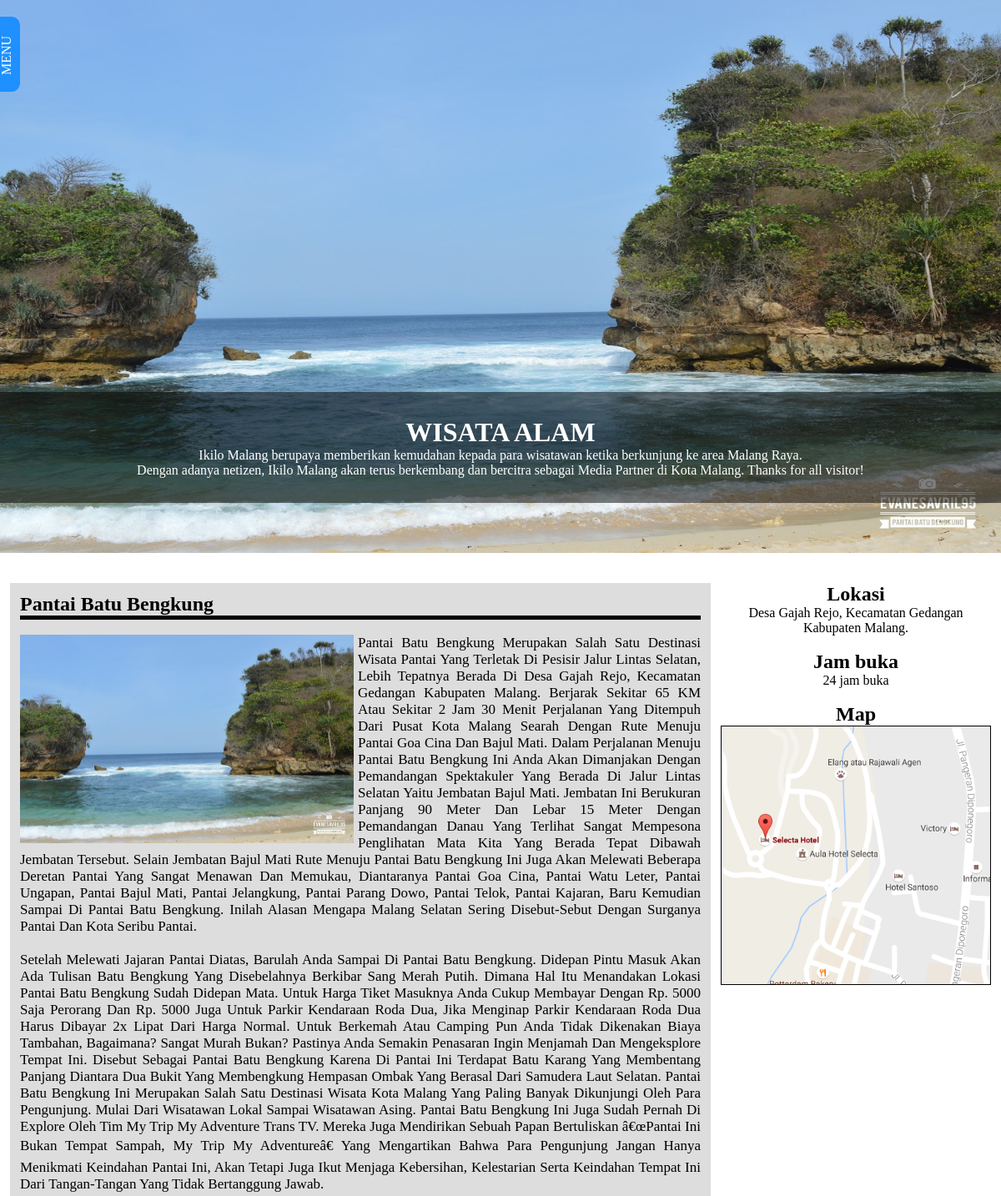
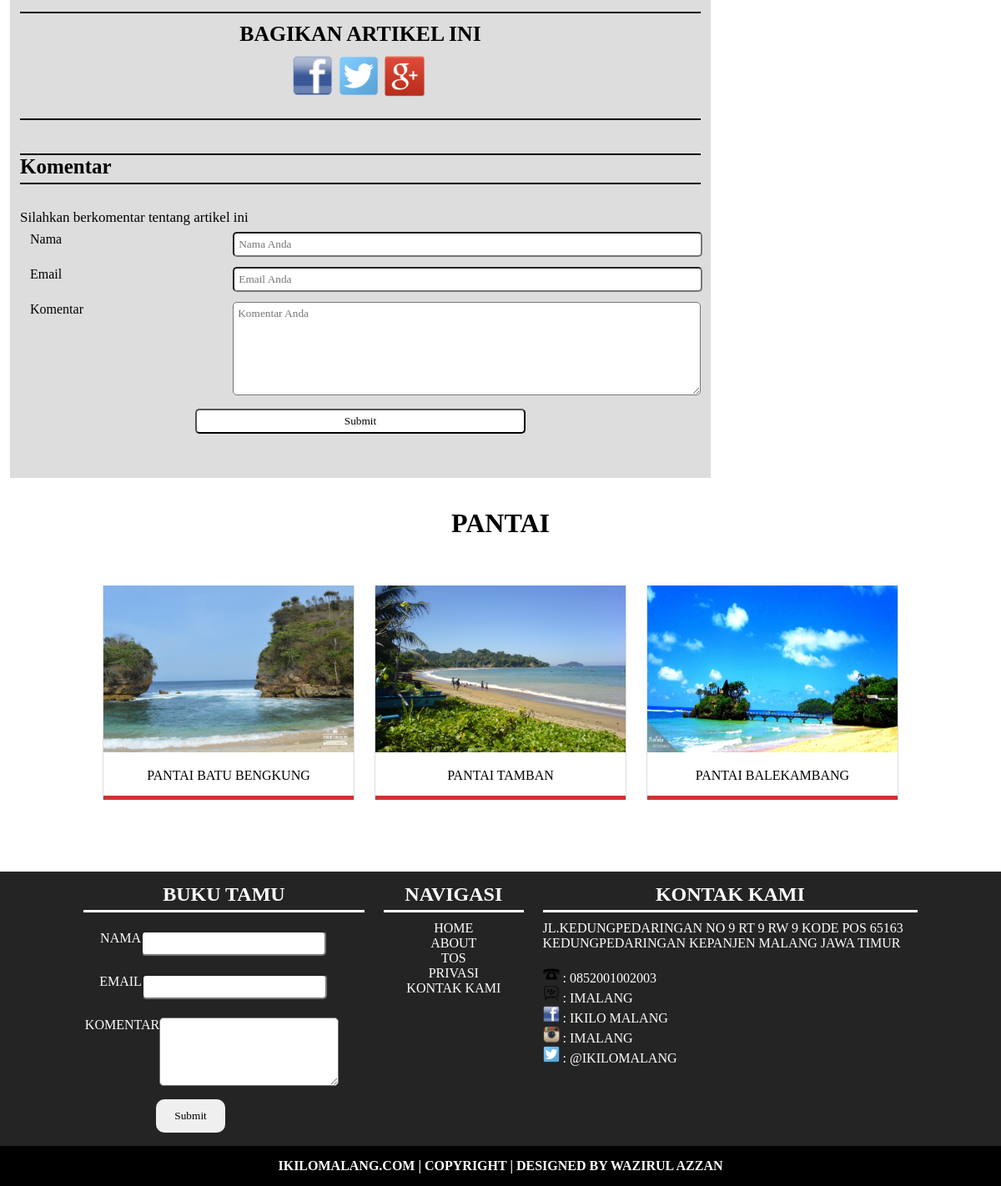
Screenshot of /artikel-alam.php?id=4 with the database file from the repository (2 pictures, top to bottom).
### tables this page shows
CREATE TABLE `tbl_wisata` (
  `id` int(11) NOT NULL,
  `nama` varchar(100) NOT NULL,
  `gambar` varchar(100) NOT NULL,
  `isi` text NOT NULL,
  `lokasi` text NOT NULL,
  `jambuka` varchar(100) NOT NULL,
  `like` int(11) NOT NULL,
  `kategori` int(11) NOT NULL,
  `subkategori` int(11) NOT NULL
);

CREATE TABLE `tbl_subkategori` (
  `id` int(11) NOT NULL,
  `subkategori` varchar(50) NOT NULL
);

### artikel-alam.php (the view, shortened to what this page needs)
<?php
include 'admin/conn.php';
?>
<!DOCTYPE html>
<html>
<head>
<link rel="stylesheet" type="text/css" href="css/artikel-alam.css">
</head>
<body>
<div class="box">
	<div class="nav">menu</div>
</div>
<div id="slider">
	<span class="inside"><h1>WISATA ALAM</h1>
		<p>Ikilo Malang berupaya memberikan kemudahan kepada para wisatawan ketika berkunjung ke area Malang Raya.<br> Dengan adanya netizen, Ikilo Malang akan terus 	berkembang dan bercitra sebagai Media Partner di Kota Malang. Thanks for all visitor!
	</p></span>
	<figure>
		<?php
		$id = $_GET['id'];
		$slide = mysqli_query($conn,"SELECT a.id,a.nama,a.gambar,a.isi,a.lokasi,a.jambuka,b.kategori,c.subkategori from tbl_wisata a left join tbl_kategori b on a.kategori = b.id left join tbl_subkategori c on a.subkategori = c.id where a.id = $id ");
		$dslide = mysqli_fetch_array($slide);
		?>
		<img src="images/<?=$dslide['gambar']?>">
	</figure>
</div>
<div id="isi">
	<div class="body">
		<?php
		$body = mysqli_query($conn,"SELECT a.id,a.nama,a.gambar,a.isi,a.lokasi,a.jambuka,b.kategori,c.subkategori from tbl_wisata a left join tbl_kategori b on a.kategori = b.id left join tbl_subkategori c on a.subkategori = c.id where a.id = $id ");
		$dbody = mysqli_fetch_array($body);
		$subkategori = $dbody['subkategori'];
		?>
	<h2><?=$dbody['nama']?></h2>
	<br><img src="images/<?=$dbody['gambar']?>"><p><?=nl2br($dbody['isi'])?></p>
	<br>
	<hr color="#000">
	<span class="share">
	<h3>Bagikan Artikel Ini</h3>
	<img src="img/fbico.png"/><img src="img/twitterico.png"/><img src="img/gplusico.png">
	</span>
	<br>
	<hr color="#000">
	<span class="komentar">
	<h3>Komentar</h3>
	<p class="komen">Silahkan berkomentar tentang artikel ini</p>
	<form method="post">
		<table class="tbl-ngisi">
			<tr>
				<td>Nama</td><td><input type="text" placeholder="Nama Anda" name="nama"></input></td>
			</tr>
			<tr>
				<td>Email</td><td><input type="text" placeholder="Email Anda" name="email"></input></td>
			</tr>
			<tr>
				<td>Komentar</td><td><textarea name="komentar" placeholder="Komentar Anda"></textarea></td>
			</tr>
			<tr><th colspan="2"><input type="submit" name="btn-komen"></input></th></tr>
		</table>
	</form>
	</span>
	</div>
	<div class="sidebar">
		<h2>Lokasi</h2>
		<p><?=$dbody['lokasi']?></p>
		<br>
		<h2>Jam buka</h2>
		<p><?=$dbody['jambuka']?></p>
		<br>
		<h2>Map</h2>
		<div class="map-wrap"><img src="img/map.png" width="300px" height="300px"></div>
	</div>
</div>
<div id="wisata">
	<h1><?=$dbody['subkategori']?></h1>
	<ul class="tw-box">
	<?php
	$pantai = mysqli_query($conn,"SELECT tbl_wisata.id,tbl_wisata.nama,tbl_wisata.gambar,tbl_wisata.isi,tbl_wisata.lokasi,tbl_wisata.jambuka,tbl_kategori.kategori,tbl_subkategori.subkategori from tbl_wisata,tbl_kategori,tbl_subkategori where tbl_wisata.kategori = tbl_kategori.id and tbl_wisata.subkategori = tbl_subkategori.id and tbl_subkategori.subkategori = '$subkategori'  limit 0,4");
	while ($dpantai = mysqli_fetch_array($pantai)) {
	?>
	<li class="tw-item"><div class="img-wrap"><img src="images/<?=$dpantai['gambar']?>"></div><p class="alam"><a href="artikel-alam.php?id=<?=$dpantai['id']?>"><?=$dpantai['nama']?></a></p></li>
	<?php
	}
	?>
	</ul>
</div>
<div id="footer">
	<table class="menufoot">
		<tr>
		<td class="bukutamu">
			<h2>Buku Tamu</h2>
			<table>
				<tr><td>NAMA</td><td><input type="text"></input></td></tr>
				<tr><td>EMAIL</td><td><input type="text"></input></td></tr>
				<tr><td>KOMENTAR</td><td><textarea></textarea></td></tr>
				<tr><th colspan="2"><input type="submit"></input></th></tr>
			</table>
		</td>
		<td class="navigasi"><h2>navigasi</h2>
		<ul>
			<li><a href="">home</a></li>
			<li><a href="">about</a></li>
			<li><a href="">tos</a></li>
			<li><a href="">privasi</a></li>
			<li><a href="">kontak kami</a></li>
		</ul>
		</td>
		<td class="kontakkami"><h2>Kontak kami</h2>
		<p>JL.Kedungpedaringan No 9 RT 9 RW 9 Kode Pos 65163 Kedungpedaringan Kepanjen Malang Jawa Timur</p>
					<br><img src="img/phoneico.png" width="20px" height="20px"> : 0852001002003<br><img src="img/bbm.png" width="20px" height="20px"> : IMALANG<br><img src="img/fbico.png" width="20px" height="20px"> : IKILO MALANG<br> <img src="img/igico.png" width="20px" height="20px"> : IMALANG<br> <img src="img/twitterico.png" width="20px" height="20px"> : @ikilomalang
		</td>
		</tr>
	</table>
	<h4>ikilomalang.com | copyright | designed by wazirul azzan</h4>
</div>
</body>
</html>

### css/artikel-alam.css (style rules this page uses)
* { margin: 0;padding: 0;font-family: comic sans ms; }
a { text-decoration: none; }
ul { list-style: none; }
.box { height: 100%; position: fixed; width: 210px; left: -236px; background: #1E90FF; z-index: 10; color: white; padding: 10px; text-transform: uppercase; }
.nav { position: absolute; right: -60px; background: #1E90FF; cursor: pointer; top: 50px; transform: rotate(-90deg); padding: 5px 20px; width: 50px; height: 20px; border-radius: 0 0 10px 10px; }
#slider { overflow: hidden; }
#slider figure img { width: 100%; float: left; }
#slider figure { width: 100%; position: relative; left: 0; }
#slider img { height: 663px; }
#slider .inside { z-index: 2; position: absolute; text-align: center; top: 470px; width: 90%; padding: 30px 5%; color: white; background: rgba(0,0,0,0.5); }
#wisata { width: 100%; text-align: center; margin-bottom: 1%; text-transform: uppercase; }
#wisata h1 { margin: 3% 0; }
.tw-box { text-align: center; width: 100%; display: block; }
.tw-box:after,.tw-item:before { display: table;content: ''; }
.tw-box:after { clear: both; }
.tw-item { overflow: hidden; width: 300px; border-left: 1px solid #ddd; border-right: 1px solid #ddd; cursor: pointer; display: inline-block; margin: 20px 10px 70px 10px; }
.tw-item img { width: 300px; height: 200px; transition: all ease-in-out 0.4s; }
.img-wrap { overflow: hidden; }
.tw-item p { width: 300px; padding: 15px 0; background: white; }
.tw-item a { color: black; }
.alam { border-bottom: 5px solid #cc3333; }
#footer { background: #000; color: #fff; text-align: center; text-transform: uppercase; }
#footer h4 { padding: 15px 0; }
.menufoot { overflow: hidden; width: 100%; margin-top: 1%; background: #242424; padding: 1% 3%; }
.bukutamu { width: 30%; }
.bukutamu table td { vertical-align: top; padding: 10px 0; }
.bukutamu table input[type='text'] { width: 128%; padding: 5px 1%; border-radius: 5px; }
.bukutamu table textarea { width: 128%; padding: 5px 1%; border-radius: 5px; height: 70px; }
.bukutamu table input[type='submit'] { padding: 10px 20px; display: block; margin: 0 auto; border:2px solid transparent; cursor: pointer; border-radius: 10px; }
.menufoot h2 { padding-bottom: 5px; border-bottom: 3px solid #fff; margin-bottom: 10px; }
.menufoot td { vertical-align: top; display: inline-block; padding:0 1%; }
.navigasi { width: 15%; }
.navigasi a { color: #fff; }
.kontakkami { width: 40%; text-align: left; }
.kontakkami h2 { text-align: center; }
#isi { width: 100%; display: block; overflow: hidden; margin: 3% 0 2% 0; }
.body { background: #ddd; display: block; width: 68%; margin-left: 1%; float: left; padding:1% 1% 3% 1%; overflow: hidden; }
.body img { width: 400px; height: 250px; float: left; padding: 0 5px 2px 0; }
.body p { text-align: justify; font-family: times new roman; font-size: 17px; }
.body h2 { border-bottom:5px solid #000; }
.share { padding-top: 10px; display: block; font-size: 22px; text-transform: uppercase; text-align: center; }
.share img { display: inline-block; float: none; padding-top: 10px; width: 50px; height: 50px; }
.komentar { display: block; padding: 10px 0; }
.komentar h3 { margin-top: 30px; font-size: 25px; font-weight: bold; padding-bottom: 5px; margin-bottom: 10px; border-bottom: 2px solid #000; border-top: 2px solid #000; }
.komentar table td,.komentar table th { vertical-align: top; padding:5px 10px; }
.komentar .komen { padding-top: 20px; }
.tbl-ngisi { width: 100%; }
.tbl-ngisi input[type='text'] { width:100%; padding:5px; border-radius: 5px; }
.tbl-ngisi textarea { width: 100%; border-radius: 5px; padding:5px; height: 100px; }
.tbl-ngisi input[type='submit'] { width: 50%; display: block; padding:5px; margin: 0 auto; background: white; border-radius: 5px; }
.body hr { color: #000; background: #000; }
.sidebar { display: block; width: 27%; float: right; position: relative; margin-right: 1%; }
.sidebar h2,.sidebar p { text-align: center; }
.sidebar img { width: 100%; transform: scale(1.5); margin-top: 5px; }
.map-wrap { overflow: hidden; border:1px solid #000; }

### rows the page displays
tbl_wisata: gambar (picture), nama "Pantai Batu Bengkung", isi "Pantai Batu Bengkung Merupakan Salah Satu Destinasi Wisata Pantai Yang Terletak Di Pesisir Jalur Lintas Selatan, Lebih Tepatnya Berada Di Desa Gajah Rejo, Kecamatan Gedangan Kabupaten Malang. Berjarak Sekitar 65 KM Atau Sekitar 2 Jam 30 Menit Perjalanan Yang Ditempuh Dari Pusat Kota Malang Searah Dengan Rute Menuju Pantai Goa Cina Dan Bajul Mati. Dalam Perjalanan Menuju Pantai Batu Bengkung Ini Anda Akan Dimanjakan Dengan Pemandangan Spektakuler Yang Berada Di Jalur Lintas Selatan Yaitu Jembatan Bajul Mati. Jembatan Ini Berukuran Panjang 90 Meter Dan Lebar 15 Meter Dengan Pemandangan Danau Yang Terlihat Sangat Mempesona Penglihatan Mata Kita Yang Berada Tepat Dibawah Jembatan Tersebut.…", lokasi "Desa Gajah Rejo, Kecamatan Gedangan Kabupaten Malang.", jambuka "24 jam buka", tbl_subkategori.subkategori "PANTAI", nama "PANTAI BATU BENGKUNG"
tbl_wisata: gambar (picture), nama "PANTAI TAMBAN"
tbl_wisata: gambar (picture), nama "PANTAI BALEKAMBANG"
